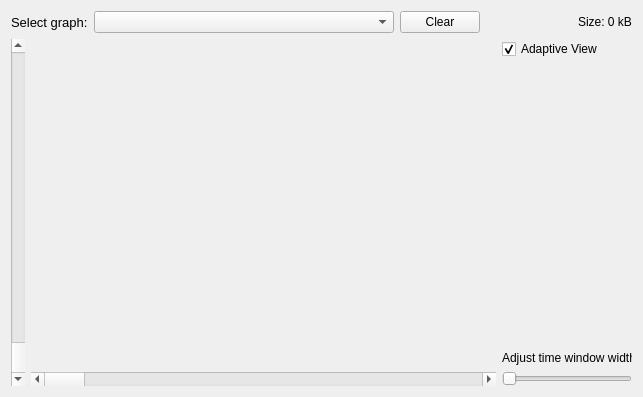
<?xml version="1.0" encoding="UTF-8"?>
<ui version="4.0">
 <class>graphWnd</class>
 <widget class="QWidget" name="graphWnd">
  <property name="geometry">
   <rect>
    <x>0</x>
    <y>0</y>
    <width>643</width>
    <height>397</height>
   </rect>
  </property>
  <property name="windowTitle">
   <string>Graphs</string>
  </property>
  <layout class="QVBoxLayout" name="verticalLayout_3">
   <item>
    <layout class="QHBoxLayout" name="horizontalLayout_2">
     <item>
      <widget class="QLabel" name="label_2">
       <property name="font">
        <font>
         <pointsize>10</pointsize>
        </font>
       </property>
       <property name="text">
        <string>Select graph:</string>
       </property>
      </widget>
     </item>
     <item>
      <widget class="QComboBox" name="comboBox">
       <property name="minimumSize">
        <size>
         <width>300</width>
         <height>0</height>
        </size>
       </property>
      </widget>
     </item>
     <item>
      <widget class="QPushButton" name="pB_draw">
       <property name="text">
        <string>Clear</string>
       </property>
      </widget>
     </item>
     <item>
      <spacer name="horizontalSpacer">
       <property name="orientation">
        <enum>Qt::Horizontal</enum>
       </property>
       <property name="sizeHint" stdset="0">
        <size>
         <width>40</width>
         <height>20</height>
        </size>
       </property>
      </spacer>
     </item>
     <item>
      <widget class="QLabel" name="label_3">
       <property name="text">
        <string>Size: 0 kB</string>
       </property>
      </widget>
     </item>
    </layout>
   </item>
   <item>
    <layout class="QHBoxLayout" name="horizontalLayout">
     <item>
      <widget class="QScrollBar" name="verticalScrollBar">
       <property name="minimum">
        <number>1</number>
       </property>
       <property name="maximum">
        <number>100</number>
       </property>
       <property name="orientation">
        <enum>Qt::Vertical</enum>
       </property>
       <property name="invertedAppearance">
        <bool>true</bool>
       </property>
      </widget>
     </item>
     <item>
      <layout class="QVBoxLayout" name="verticalLayout_2">
       <item>
        <widget class="QCustomPlot" name="plot1" native="true">
         <property name="sizePolicy">
          <sizepolicy hsizetype="Expanding" vsizetype="Expanding">
           <horstretch>0</horstretch>
           <verstretch>0</verstretch>
          </sizepolicy>
         </property>
         <property name="minimumSize">
          <size>
           <width>330</width>
           <height>200</height>
          </size>
         </property>
        </widget>
       </item>
       <item>
        <widget class="QScrollBar" name="horizontalScrollBar">
         <property name="maximum">
          <number>100</number>
         </property>
         <property name="orientation">
          <enum>Qt::Horizontal</enum>
         </property>
        </widget>
       </item>
      </layout>
     </item>
     <item>
      <layout class="QVBoxLayout" name="verticalLayout">
       <property name="sizeConstraint">
        <enum>QLayout::SetFixedSize</enum>
       </property>
       <item>
        <widget class="QCheckBox" name="checkBox">
         <property name="sizePolicy">
          <sizepolicy hsizetype="Minimum" vsizetype="Minimum">
           <horstretch>0</horstretch>
           <verstretch>0</verstretch>
          </sizepolicy>
         </property>
         <property name="maximumSize">
          <size>
           <width>130</width>
           <height>16777215</height>
          </size>
         </property>
         <property name="text">
          <string>Adaptive View</string>
         </property>
         <property name="checked">
          <bool>true</bool>
         </property>
        </widget>
       </item>
       <item>
        <spacer name="verticalSpacer">
         <property name="orientation">
          <enum>Qt::Vertical</enum>
         </property>
         <property name="sizeType">
          <enum>QSizePolicy::MinimumExpanding</enum>
         </property>
         <property name="sizeHint" stdset="0">
          <size>
           <width>20</width>
           <height>40</height>
          </size>
         </property>
        </spacer>
       </item>
       <item>
        <widget class="QLabel" name="label">
         <property name="sizePolicy">
          <sizepolicy hsizetype="Minimum" vsizetype="Minimum">
           <horstretch>0</horstretch>
           <verstretch>0</verstretch>
          </sizepolicy>
         </property>
         <property name="maximumSize">
          <size>
           <width>130</width>
           <height>16777215</height>
          </size>
         </property>
         <property name="text">
          <string>Adjust time window width</string>
         </property>
        </widget>
       </item>
       <item>
        <widget class="QSlider" name="horizontalSlider">
         <property name="sizePolicy">
          <sizepolicy hsizetype="Minimum" vsizetype="Minimum">
           <horstretch>0</horstretch>
           <verstretch>0</verstretch>
          </sizepolicy>
         </property>
         <property name="maximumSize">
          <size>
           <width>130</width>
           <height>16777215</height>
          </size>
         </property>
         <property name="minimum">
          <number>5</number>
         </property>
         <property name="maximum">
          <number>40</number>
         </property>
         <property name="orientation">
          <enum>Qt::Horizontal</enum>
         </property>
        </widget>
       </item>
      </layout>
     </item>
    </layout>
   </item>
  </layout>
 </widget>
 <customwidgets>
  <customwidget>
   <class>QCustomPlot</class>
   <extends>QWidget</extends>
   <header>qcustomplot.h</header>
   <container>1</container>
  </customwidget>
 </customwidgets>
 <resources/>
 <connections/>
</ui>
